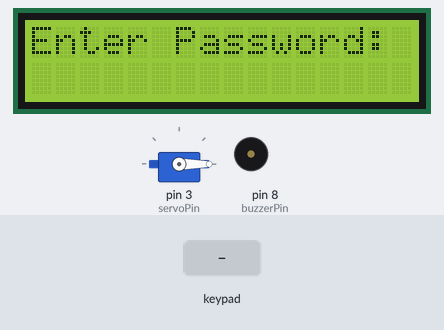
Bench run of a sketch on a simulated Arduino Uno, built with avr-gcc and run on an emulated ATmega328P. On the bench: 16×2 character LCD, servo, buzzer (waves = sounding). The inputs (shaded band) are chosen by the test bench.

Above: at 1.2 s.
1.3 s: key '#' pressed
At 2.5 s:
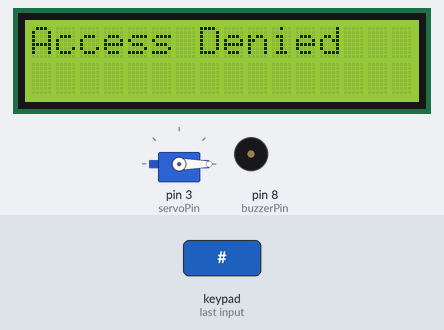
4.3 s: keypad keys 1 2 3 4 # pressed 0.4 s apart
At 6.9 s:
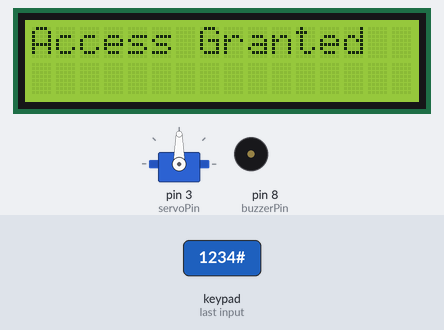
9.3 s: key 'A' pressed
At 10.3 s:
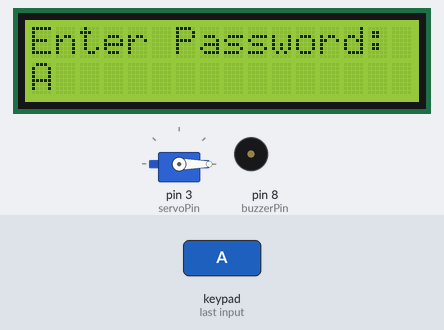
10.8 s: keypad keys 1 2 3 4 A pressed 0.4 s apart
At 13.8 s:
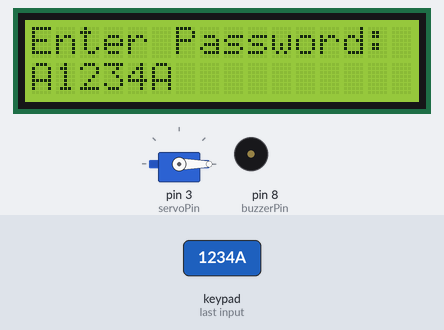
14.3 s: key 'B' pressed
At 15.2 s:
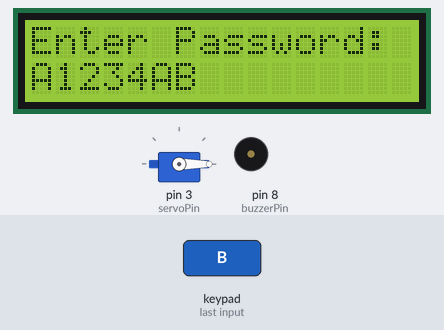
15.8 s: keypad keys 1 2 3 4 D pressed 0.4 s apart
At 18.0 s:
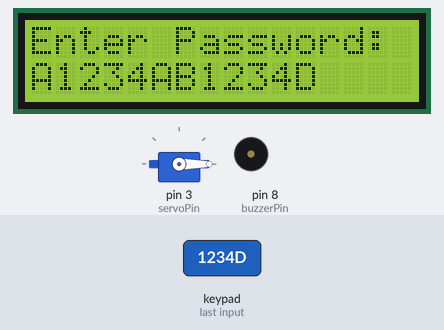
Timing chart, 0 to 19.5 s (numbered marks = the images above; inputs shaded):
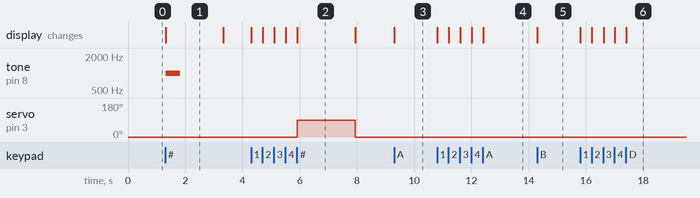

Measured:
- after the input at 1.3 s, tone on pin 8 (buzzerPin): silent → 1000 Hz at once, → silent 0.50 s later; the display: changes at once (image 1)
- after the input at 4.3 s, servo on pin 3 (servoPin): 0° → 90° after 1.6 s, → 0° 2.0 s later; the display: first changes at once (image 2 shows a later state)
- after the input at 9.3 s, the display: changes at once (image 3)
- after the input at 10.8 s, the display: first changes at once (image 4 shows a later state)
- after the input at 14.3 s, the display: changes at once (image 5)
- after the input at 15.8 s, the display: first changes at once (image 6 shows a later state)
- what the display in image 1 shows lasts 2.0 s, from 1.3 s to 3.3 s

The sketch:

Lock_System_part_1_.ino
```cpp
#include <Adafruit_LiquidCrystal.h>
#include <Keypad.h>
#include <Servo.h>

Adafruit_LiquidCrystal lcd(0);


// ---------------- LCD ----------------
//LiquidCrystal lcd(12, 11, 5, 4, 3, 2);  // RS, E, D4, D5, D6, D7

Servo myServo;
int servoPin = 3;

int buzzerPin = 8;


const byte ROWS = 4;
const byte COLS = 4;
char keys[ROWS][COLS] = {
  {'1','2','3','A'},
  {'4','5','6','B'},
  {'7','8','9','C'},
  {'*','0','#','D'}
};
byte rowPins[ROWS] = {13, 12, 11, 10};   // R1, R2, R3, R4
byte colPins[COLS] = {7, 6, 5, 4}; // C1, C2, C3, C4

Keypad keypad = Keypad(makeKeymap(keys), rowPins, colPins, ROWS, COLS);


String password = "1234";  // change as per need
String input = "";

void setup() {
  // Initialize LCD
  lcd.begin(16, 2);
  lcd.setBacklight(1);   // Turn on backlight
  lcd.clear();
  lcd.setCursor(0, 0);
  lcd.print("Enter Password:");
  myServo.attach(servoPin);
  myServo.write(0); // locked position
  pinMode(buzzerPin, OUTPUT);
}

void loop() {
  char key = keypad.getKey();

  if (key) {
    if (key == '#') {
      if (input == password) {
        lcd.clear();
        lcd.print("Access Granted");
        myServo.write(90); // unlock
        digitalWrite(buzzerPin, LOW);
        delay(2000);
        myServo.write(0);  // lock again
        lcd.clear();
        lcd.print("Enter Password:");
      } else {
        lcd.clear();
        lcd.print("Access Denied");
        tone(buzzerPin, 1000, 500); // buzzer sound
        delay(2000);
        lcd.clear();
        lcd.print("Enter Password:");
      }
      input = "";  // reset input
    }
    else if (key == '*') {
      input = "";  // clear input
      lcd.clear();
      lcd.print("Enter Password:");
    }
    else {
      input += key;
      lcd.setCursor(0, 1);
      lcd.print(input); // show typed password
    }
  }
}
```
